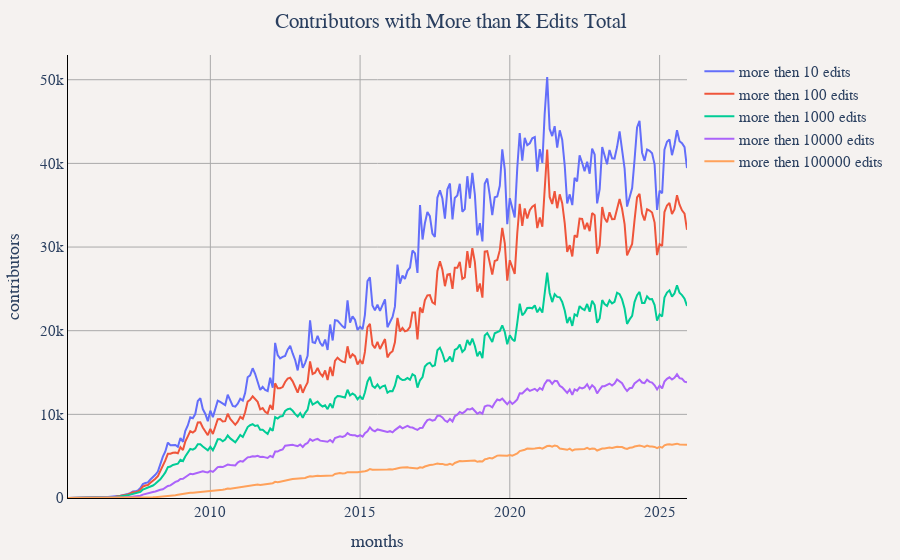

This figure's notebook cell:
### Markdown cell above
## Contributors with More than K Edits Total
This shows the number of contributors who have accumulated more than various edit count thresholds (10, 100, 1000, 10000, 100000 edits) throughout their entire OSM history up to each month.

### Code cell
df = duckdb.sql("""
WITH user_cumulative_edits AS (
    SELECT
        year,
        month,
        user_name,
        SUM(edit_count) OVER (PARTITION BY user_name ORDER BY year, month) as cumulative_edits
    FROM (
        SELECT
            year,
            month,
            user_name,
            SUM(edit_count) as edit_count
        FROM '../changeset_data/year=*/month=*/*.parquet'
        GROUP BY year, month, user_name
    )
),
monthly_thresholds AS (
    SELECT
        year,
        month,
        CONCAT(year, '-', LPAD(CAST(month as VARCHAR), 2, '0')) as months,
        COUNT(DISTINCT CASE WHEN cumulative_edits > 10 THEN user_name END) as "more then 10 edits",
        COUNT(DISTINCT CASE WHEN cumulative_edits > 100 THEN user_name END) as "more then 100 edits",
        COUNT(DISTINCT CASE WHEN cumulative_edits > 1000 THEN user_name END) as "more then 1000 edits",
        COUNT(DISTINCT CASE WHEN cumulative_edits > 10000 THEN user_name END) as "more then 10000 edits",
        COUNT(DISTINCT CASE WHEN cumulative_edits > 100000 THEN user_name END) as "more then 100000 edits"
    FROM user_cumulative_edits
    GROUP BY year, month
)
SELECT
    months,
    "more then 10 edits",
    "more then 100 edits",
    "more then 1000 edits",
    "more then 10000 edits",
    "more then 100000 edits"
FROM monthly_thresholds
ORDER BY year, month
""").df()

# Reshape for plotting
df_melted = df.melt(id_vars=["months"], var_name="threshold", value_name="contributors")

util.show_figure(
    [
        util.FigureConfig(
            title="Contributors with More than K Edits Total",
            label="contributors",
            x_col="months",
            y_col="contributors",
            group_col="threshold",
            query_or_df=df_melted,
            trace_names=[
                "more then 10 edits",
                "more then 100 edits",
                "more then 1000 edits",
                "more then 10000 edits",
                "more then 100000 edits",
            ],
        )
    ]
)

### Figure 1 — Plotly figure (JSON) as saved in the notebook; plotly's stock layout.template omitted (floating-point values rounded to 4 significant figures; data arrays with more than 128 entries replaced by an {"elided": "..."} marker saying what was removed)
{"data": [{"hovertemplate": "more then 10 edits<br>%{x}<br>%{y:,} contributors<extra></extra>", "name": "more then 10 edits", "type": "scatter", "visible": true, "x": {"elided": "249 str values"}, "y": {"elided": "249 int values"}}, {"hovertemplate": "more then 100 edits<br>%{x}<br>%{y:,} contributors<extra></extra>", "name": "more then 100 edits", "type": "scatter", "visible": true, "x": {"elided": "249 str values"}, "y": {"elided": "249 int values"}}, {"hovertemplate": "more then 1000 edits<br>%{x}<br>%{y:,} contributors<extra></extra>", "name": "more then 1000 edits", "type": "scatter", "visible": true, "x": {"elided": "249 str values"}, "y": {"elided": "249 int values"}}, {"hovertemplate": "more then 10000 edits<br>%{x}<br>%{y:,} contributors<extra></extra>", "name": "more then 10000 edits", "type": "scatter", "visible": true, "x": {"elided": "249 str values"}, "y": {"elided": "249 int values"}}, {"hovertemplate": "more then 100000 edits<br>%{x}<br>%{y:,} contributors<extra></extra>", "name": "more then 100000 edits", "type": "scatter", "visible": true, "x": {"elided": "249 str values"}, "y": {"elided": "249 int values"}}], "layout": {"barmode": "stack", "font": {"family": "Times", "size": 15}, "margin": {"b": 55, "l": 55, "r": 55, "t": 55}, "paper_bgcolor": "#f5f2f0", "plot_bgcolor": "#f5f2f0", "title": {"text": "Contributors with More than K Edits Total", "x": 0.5}, "xaxis": {"gridcolor": "darkgray", "linecolor": "black", "showgrid": true, "tickcolor": "black", "title": {"text": "months"}, "zerolinecolor": "darkgray"}, "yaxis": {"gridcolor": "darkgray", "linecolor": "black", "rangemode": "tozero", "showgrid": true, "tickcolor": "black", "title": {"text": "contributors"}, "zerolinecolor": "darkgray"}}}
